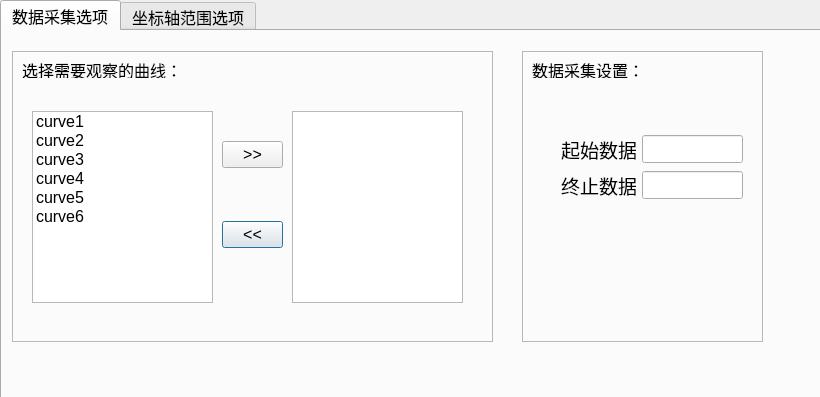
<?xml version="1.0" encoding="UTF-8"?>
<ui version="4.0">
 <class>CurveProperty</class>
 <widget class="QDialog" name="CurveProperty">
  <property name="geometry">
   <rect>
    <x>0</x>
    <y>0</y>
    <width>820</width>
    <height>397</height>
   </rect>
  </property>
  <property name="windowTitle">
   <string>curve configuration</string>
  </property>
  <widget class="QTabWidget" name="tabWidget">
   <property name="geometry">
    <rect>
     <x>0</x>
     <y>0</y>
     <width>821</width>
     <height>401</height>
    </rect>
   </property>
   <property name="font">
    <font>
     <pointsize>12</pointsize>
    </font>
   </property>
   <property name="currentIndex">
    <number>0</number>
   </property>
   <widget class="QWidget" name="tab">
    <attribute name="title">
     <string>数据采集选项</string>
    </attribute>
    <widget class="QFrame" name="frame">
     <property name="geometry">
      <rect>
       <x>10</x>
       <y>20</y>
       <width>481</width>
       <height>291</height>
      </rect>
     </property>
     <property name="frameShape">
      <enum>QFrame::StyledPanel</enum>
     </property>
     <property name="frameShadow">
      <enum>QFrame::Raised</enum>
     </property>
     <widget class="QListWidget" name="list_selected_item">
      <property name="geometry">
       <rect>
        <x>280</x>
        <y>60</y>
        <width>171</width>
        <height>192</height>
       </rect>
      </property>
     </widget>
     <widget class="QPushButton" name="btn_del">
      <property name="geometry">
       <rect>
        <x>210</x>
        <y>170</y>
        <width>61</width>
        <height>27</height>
       </rect>
      </property>
      <property name="text">
       <string>&lt;&lt;</string>
      </property>
     </widget>
     <widget class="QPushButton" name="btn_add">
      <property name="geometry">
       <rect>
        <x>210</x>
        <y>90</y>
        <width>61</width>
        <height>27</height>
       </rect>
      </property>
      <property name="text">
       <string>&gt;&gt;</string>
      </property>
     </widget>
     <widget class="QLabel" name="label_2">
      <property name="geometry">
       <rect>
        <x>10</x>
        <y>10</y>
        <width>191</width>
        <height>17</height>
       </rect>
      </property>
      <property name="font">
       <font>
        <pointsize>12</pointsize>
       </font>
      </property>
      <property name="text">
       <string>选择需要观察的曲线：</string>
      </property>
     </widget>
     <widget class="QListWidget" name="list_unselected_item">
      <property name="geometry">
       <rect>
        <x>20</x>
        <y>60</y>
        <width>181</width>
        <height>192</height>
       </rect>
      </property>
      <item>
       <property name="text">
        <string>curve1</string>
       </property>
      </item>
      <item>
       <property name="text">
        <string>curve2</string>
       </property>
      </item>
      <item>
       <property name="text">
        <string>curve3</string>
       </property>
      </item>
      <item>
       <property name="text">
        <string>curve4</string>
       </property>
      </item>
      <item>
       <property name="text">
        <string>curve5</string>
       </property>
      </item>
      <item>
       <property name="text">
        <string>curve6</string>
       </property>
      </item>
     </widget>
    </widget>
    <widget class="QFrame" name="frame_2">
     <property name="geometry">
      <rect>
       <x>520</x>
       <y>20</y>
       <width>241</width>
       <height>291</height>
      </rect>
     </property>
     <property name="frameShape">
      <enum>QFrame::StyledPanel</enum>
     </property>
     <property name="frameShadow">
      <enum>QFrame::Raised</enum>
     </property>
     <widget class="QLabel" name="label_9">
      <property name="geometry">
       <rect>
        <x>10</x>
        <y>10</y>
        <width>191</width>
        <height>17</height>
       </rect>
      </property>
      <property name="font">
       <font>
        <pointsize>12</pointsize>
       </font>
      </property>
      <property name="text">
       <string>数据采集设置：</string>
      </property>
     </widget>
     <widget class="QLineEdit" name="end_range">
      <property name="geometry">
       <rect>
        <x>120</x>
        <y>120</y>
        <width>101</width>
        <height>28</height>
       </rect>
      </property>
     </widget>
     <widget class="QLabel" name="label_8">
      <property name="geometry">
       <rect>
        <x>39</x>
        <y>120</y>
        <width>75</width>
        <height>28</height>
       </rect>
      </property>
      <property name="font">
       <font>
        <pointsize>14</pointsize>
       </font>
      </property>
      <property name="text">
       <string>终止数据</string>
      </property>
     </widget>
     <widget class="QLabel" name="label_3">
      <property name="geometry">
       <rect>
        <x>39</x>
        <y>84</y>
        <width>75</width>
        <height>28</height>
       </rect>
      </property>
      <property name="font">
       <font>
        <pointsize>14</pointsize>
        <italic>false</italic>
       </font>
      </property>
      <property name="text">
       <string>起始数据</string>
      </property>
     </widget>
     <widget class="QLineEdit" name="start_range">
      <property name="geometry">
       <rect>
        <x>120</x>
        <y>84</y>
        <width>101</width>
        <height>28</height>
       </rect>
      </property>
     </widget>
    </widget>
   </widget>
   <widget class="QWidget" name="tab_2">
    <attribute name="title">
     <string>坐标轴范围选项</string>
    </attribute>
    <widget class="QLabel" name="label">
     <property name="geometry">
      <rect>
       <x>80</x>
       <y>80</y>
       <width>131</width>
       <height>17</height>
      </rect>
     </property>
     <property name="font">
      <font>
       <pointsize>12</pointsize>
      </font>
     </property>
     <property name="text">
      <string>坐标轴属性</string>
     </property>
    </widget>
    <widget class="QFrame" name="frame_3">
     <property name="geometry">
      <rect>
       <x>80</x>
       <y>120</y>
       <width>241</width>
       <height>131</height>
      </rect>
     </property>
     <property name="font">
      <font>
       <pointsize>12</pointsize>
      </font>
     </property>
     <property name="frameShape">
      <enum>QFrame::StyledPanel</enum>
     </property>
     <property name="frameShadow">
      <enum>QFrame::Raised</enum>
     </property>
     <widget class="QLabel" name="label_4">
      <property name="geometry">
       <rect>
        <x>10</x>
        <y>35</y>
        <width>111</width>
        <height>17</height>
       </rect>
      </property>
      <property name="font">
       <font>
        <pointsize>12</pointsize>
       </font>
      </property>
      <property name="text">
       <string>x 轴最小值：</string>
      </property>
     </widget>
     <widget class="QDoubleSpinBox" name="x_min">
      <property name="geometry">
       <rect>
        <x>130</x>
        <y>30</y>
        <width>100</width>
        <height>30</height>
       </rect>
      </property>
      <property name="font">
       <font>
        <pointsize>12</pointsize>
       </font>
      </property>
      <property name="maximum">
       <double>10000.000000000000000</double>
      </property>
     </widget>
     <widget class="QDoubleSpinBox" name="x_max">
      <property name="geometry">
       <rect>
        <x>130</x>
        <y>80</y>
        <width>100</width>
        <height>30</height>
       </rect>
      </property>
      <property name="font">
       <font>
        <pointsize>12</pointsize>
       </font>
      </property>
      <property name="maximum">
       <double>1000000.000000000000000</double>
      </property>
     </widget>
     <widget class="QLabel" name="label_6">
      <property name="geometry">
       <rect>
        <x>10</x>
        <y>86</y>
        <width>101</width>
        <height>17</height>
       </rect>
      </property>
      <property name="font">
       <font>
        <pointsize>12</pointsize>
       </font>
      </property>
      <property name="text">
       <string>x 轴最大值:</string>
      </property>
     </widget>
    </widget>
    <widget class="QFrame" name="frame_4">
     <property name="geometry">
      <rect>
       <x>370</x>
       <y>120</y>
       <width>231</width>
       <height>131</height>
      </rect>
     </property>
     <property name="font">
      <font>
       <pointsize>12</pointsize>
      </font>
     </property>
     <property name="frameShape">
      <enum>QFrame::StyledPanel</enum>
     </property>
     <property name="frameShadow">
      <enum>QFrame::Raised</enum>
     </property>
     <widget class="QLabel" name="label_5">
      <property name="geometry">
       <rect>
        <x>10</x>
        <y>36</y>
        <width>131</width>
        <height>17</height>
       </rect>
      </property>
      <property name="font">
       <font>
        <pointsize>12</pointsize>
       </font>
      </property>
      <property name="text">
       <string>y 轴最小值：</string>
      </property>
     </widget>
     <widget class="QDoubleSpinBox" name="y_min">
      <property name="geometry">
       <rect>
        <x>120</x>
        <y>30</y>
        <width>100</width>
        <height>30</height>
       </rect>
      </property>
      <property name="font">
       <font>
        <pointsize>12</pointsize>
       </font>
      </property>
      <property name="maximum">
       <double>10000.000000000000000</double>
      </property>
     </widget>
     <widget class="QDoubleSpinBox" name="y_max">
      <property name="geometry">
       <rect>
        <x>120</x>
        <y>80</y>
        <width>100</width>
        <height>30</height>
       </rect>
      </property>
      <property name="font">
       <font>
        <pointsize>12</pointsize>
       </font>
      </property>
      <property name="maximum">
       <double>1000000.000000000000000</double>
      </property>
     </widget>
     <widget class="QLabel" name="label_7">
      <property name="geometry">
       <rect>
        <x>10</x>
        <y>86</y>
        <width>131</width>
        <height>17</height>
       </rect>
      </property>
      <property name="font">
       <font>
        <pointsize>12</pointsize>
       </font>
      </property>
      <property name="text">
       <string>y 轴最大值:</string>
      </property>
     </widget>
    </widget>
    <widget class="QPushButton" name="btn_axis_set">
     <property name="geometry">
      <rect>
       <x>500</x>
       <y>270</y>
       <width>91</width>
       <height>27</height>
      </rect>
     </property>
     <property name="font">
      <font>
       <pointsize>12</pointsize>
      </font>
     </property>
     <property name="text">
      <string>保存设置</string>
     </property>
    </widget>
   </widget>
  </widget>
 </widget>
 <resources/>
 <connections/>
</ui>
